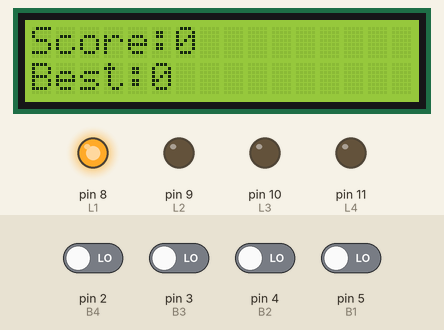
Recording of a sketch running on a simulated Arduino Uno, built with avr-gcc and run on an emulated ATmega328P. Parts: 16×2 character LCD, output pins drawn as LEDs (lit = HIGH). The inputs (shaded band) are chosen by the test bench; at power-on: pin 2 (B4), pin 3 (B3), pin 4 (B2), pin 5 (B1) LOW. Random numbers use the default seed unless the sketch sets one.

Above: at 0.1 s.
At 1.1 s:
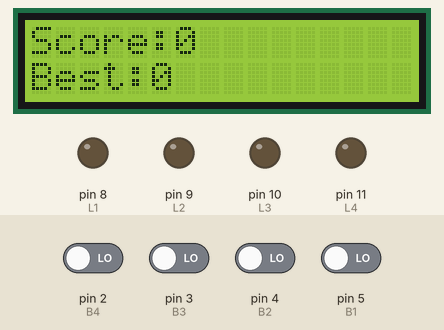
Timing chart, 0 to 2.6 s (numbered marks = the images above):
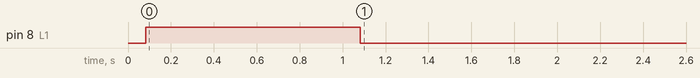

Measured:
- by itself, pin 8 (L1): LOW → HIGH at 0.08 s, → LOW 1.0 s later

The sketch:

simonSays4ButtonsLCD.ino
```cpp
#include <LiquidCrystal_I2C.h>

// Set the LCD address to 0x27 for a 16 chars and 2 line display
LiquidCrystal_I2C lcd(0x27, 16, 2);

#define  L1  8
#define  L2  9
#define  L3  10
#define  L4  11

#define B4 2
#define B3 3
#define B2 4
#define B1 5

bool value1 = 0;
bool value2 = 0;
bool value3 = 0;
bool value4 = 0;


//generated by program
short order[128];
short orderCount = 0;

//generated by player
short choice[128];
short choiceCount = 0;

int score = 0;
int bestScore = 0;
int errorValue = 0;

void switchDiode(int diode, int state) {
  switch (diode) {
    case 1:
      digitalWrite(L1, state);
      break;
    case 2:
      digitalWrite(L2, state);
      break;
    case 3:
      digitalWrite(L3, state);
      break;
    case 4:
      digitalWrite(L4, state);
      break;
  }
}

void showPreviousDiodes() {
  for (int i = 0; i < orderCount; i++)
  {
    switchDiode(order[i], 1);
    delay(1000);
    switchDiode(order[i], 0);
    delay(500);
  }
}

void generateOneDiode()
{
  //values 1-4
  int diode = random(1, 5);

  order[orderCount] = diode;
  orderCount++;
  switchDiode(diode, 1);
  delay(1000);
  switchDiode(diode, 0);
  delay(500);
}

int isError(int place) {
  if (order[place] != choice[place]) {
    errorValue = 1;
    return 1;
  }
  return 0;
}

void waitForButtonsRelease()
{
  while (true)
  {
    int value = digitalRead(B1) && digitalRead(B2) && digitalRead(B3) && digitalRead(B4);
    if (value) {
      delay(50);
      return;
    }

  }
}

void waitForButtonClicks() {
  for (int i = 0 ; i < orderCount; i++)
  {
    int x = 1;
    while (x)
    {
      value1 = !digitalRead(B1);
      value2 = !digitalRead(B2);
      value3 = !digitalRead(B3);
      value4 = !digitalRead(B4);

      if (value1) {
        choice[choiceCount] = 1;
      }

      if (value2) {
        choice[choiceCount] = 2;
      }

      if (value3) {
        choice[choiceCount] = 3;
      }

      if (value4) {
        choice[choiceCount] = 4;
      }

      if (value1 || value2 || value3 || value4) {
        choiceCount++;
        waitForButtonsRelease();
        if (isError(choiceCount - 1))
          return;
        x = 0;
      }
    }
  }
}


void setup() {
  // put your setup code here, to run once:
  lcd.begin();
  lcd.backlight();
  pinMode(L1, OUTPUT);
  pinMode(L2, OUTPUT);
  pinMode(L3, OUTPUT);
  pinMode(L4, OUTPUT);

  pinMode(B1, INPUT);
  pinMode(B2, INPUT);
  pinMode(B3, INPUT);
  pinMode(B4, INPUT);

  randomSeed(analogRead(0));
}

void loop() {
  // put your main code here, to run repeatedly:
  lcd.clear();
  lcd.print("Score: ");
  lcd.setCursor(6, 0);
  lcd.print(score);
  lcd.setCursor(0,1);
  lcd.print("Best:");
  lcd.setCursor(5,1);
  lcd.print(bestScore);

  showPreviousDiodes();

  generateOneDiode();

  waitForButtonClicks();

  choiceCount = 0;
  score++;

  if (errorValue == 1) {
    orderCount = 0;
    bestScore = max(score,bestScore);
    score = 0;
    errorValue = 0;
    lcd.setCursor(0, 1);
    lcd.print("Wrong Answer!");
    delay(2000);
  }


}
```
